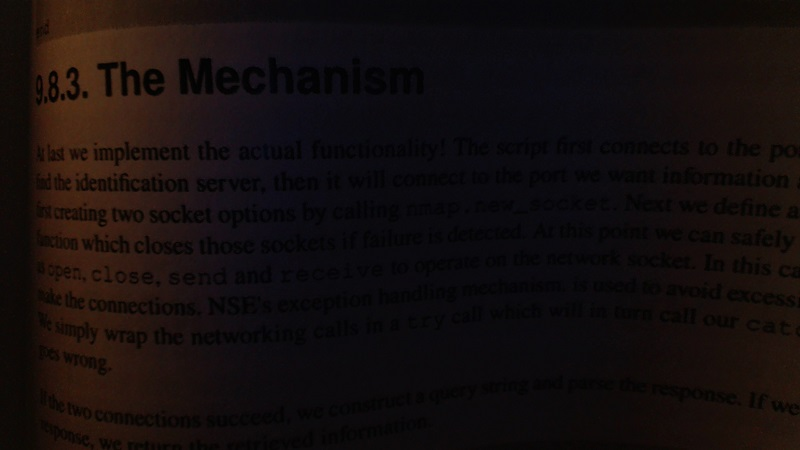
#> input picture PRACTICA_5_Humbrales/bookpage.jpg, 800 x 450 px
$ python P5_Humbrales.py
#> lines starting #> are read from the running program, lines starting #| are printed output that depends on the picture; after the words box and inside, x2 and y2 are one past the last pixel; in counts of white or black regions, pixels touching at a corner belong together
#Practica 5: Humbrales

import numpy as np
import matplotlib.pyplot as plt
import cv2

# Carga la imagen en color (formato BGR)
img = cv2.imread('bookpage.jpg')
#> img is the input picture: shape (450, 800, 3); mean B, G, R 13.4, 13.6, 20.3

# Aplica umbralización binaria directamente sobre la imagen en color
retval, threshold = cv2.threshold(img, 12, 255, cv2.THRESH_BINARY)
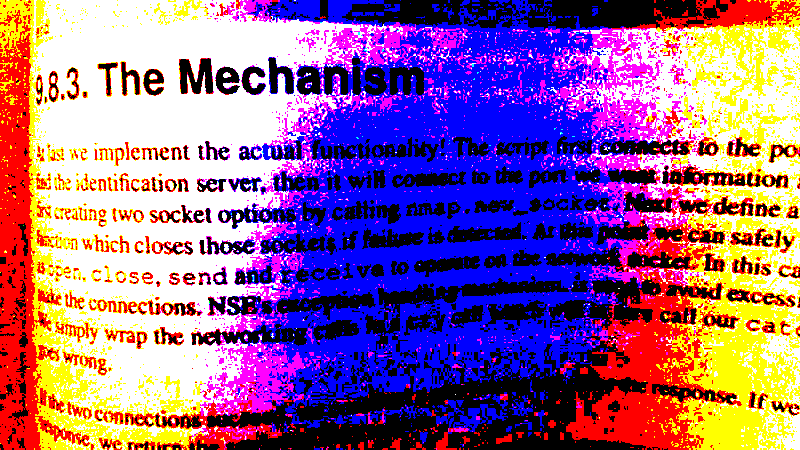
#> threshold: shape (450, 800, 3); mean B, G, R 146.4, 98.4, 147.2

# Convierte a escala de grises
grayscaled = cv2.cvtColor(img, cv2.COLOR_BGR2GRAY)
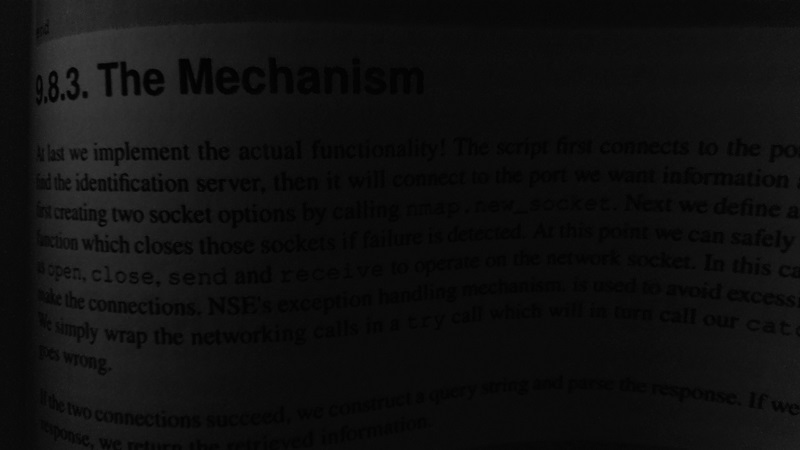
#> grayscaled: shape (450, 800); min 0, max 64, mean 15.6

# Umbral fijo sobre la imagen en escala de grises
retval2, threshold2 = cv2.threshold(grayscaled, 12, 255, cv2.THRESH_BINARY)
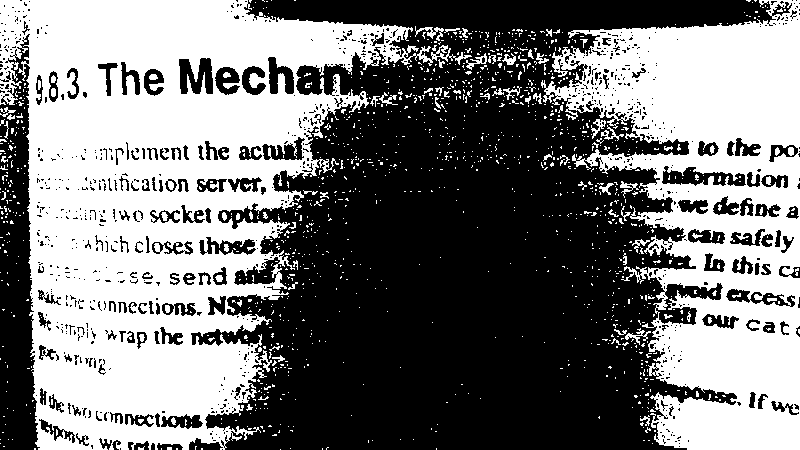
#> threshold2: shape (450, 800); 47.3% white; 1332 white regions (1245 under 20 px), largest, box (x1, y1, x2, y2) and area: (0, 0, 472, 450) 102496, (541, 0, 800, 450) 60163, (415, 26, 444, 41) 156

# Umbral adaptativo Gaussiano
gaus = cv2.adaptiveThreshold(grayscaled, 255, cv2.ADAPTIVE_THRESH_GAUSSIAN_C,
                             cv2.THRESH_BINARY, 115, 1)
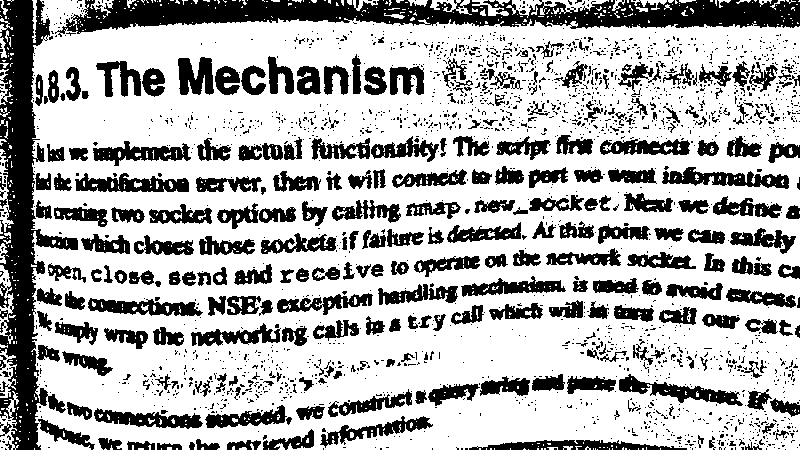
#> gaus: shape (450, 800); 69.3% white; 2145 black regions (1865 under 20 px), largest, box (x1, y1, x2, y2) and area: (55, 0, 800, 37) 14872, (0, 0, 78, 450) 13658, (662, 167, 789, 189) 1363

# Umbral de Otsu
retval3, otsu = cv2.threshold(grayscaled, 125, 255, cv2.THRESH_BINARY + cv2.THRESH_OTSU)
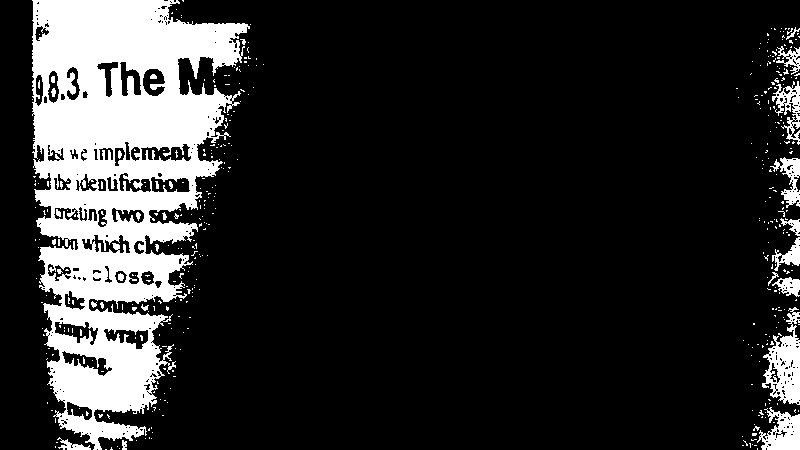
#> otsu: shape (450, 800); 16.5% white; 428 white regions (399 under 20 px), largest, box (x1, y1, x2, y2) and area: (32, 0, 250, 450) 51813, (762, 307, 800, 405) 1926, (757, 407, 800, 450) 1111
#> retval3 = 22

# Prepara figura con subplots
plt.figure(figsize=(10, 8))

# Mostrar imagen original (convertida de BGR a RGB)
plt.subplot(2, 3, 1)
plt.imshow(cv2.cvtColor(img, cv2.COLOR_BGR2RGB))
plt.title('Original')
plt.axis('off')

# Mostrar threshold aplicado sobre imagen a color
plt.subplot(2, 3, 2)
plt.imshow(cv2.cvtColor(threshold, cv2.COLOR_BGR2RGB))
plt.title('Threshold (color)')
plt.axis('off')

# Mostrar threshold aplicado sobre imagen en grises
plt.subplot(2, 3, 3)
plt.imshow(threshold2, cmap='gray')
plt.title('Threshold (gray)')
plt.axis('off')

# Mostrar umbral adaptativo gaussiano
plt.subplot(2, 3, 4)
plt.imshow(gaus, cmap='gray')
plt.title('Adaptativo Gaussiano')
plt.axis('off')

# Mostrar umbral de Otsu
plt.subplot(2, 3, 5)
plt.imshow(otsu, cmap='gray')
plt.title('Otsu')
plt.axis('off')

# Muestra todas las imágenes
plt.tight_layout()
plt.show()
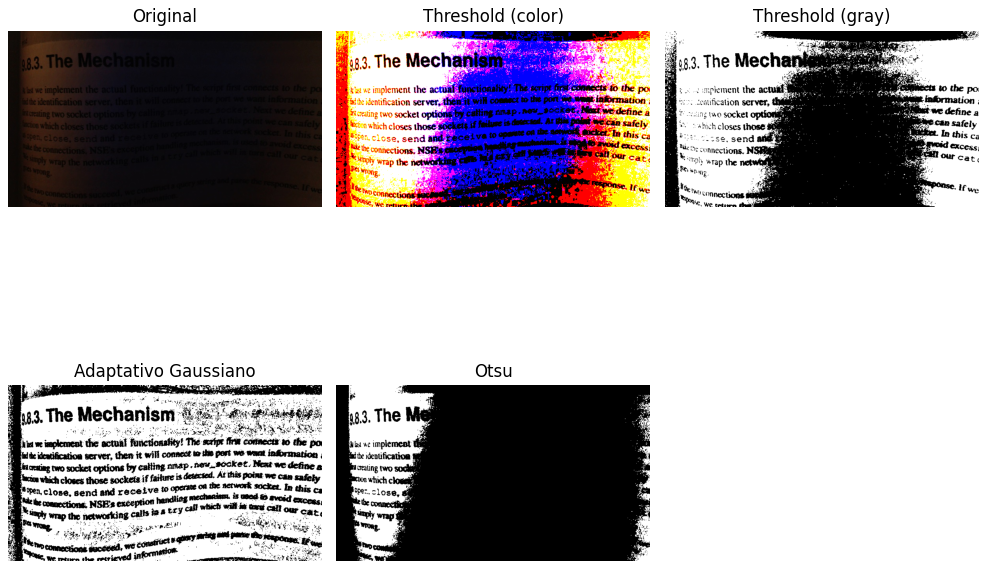
#> figure drawn by matplotlib, 5 panels
